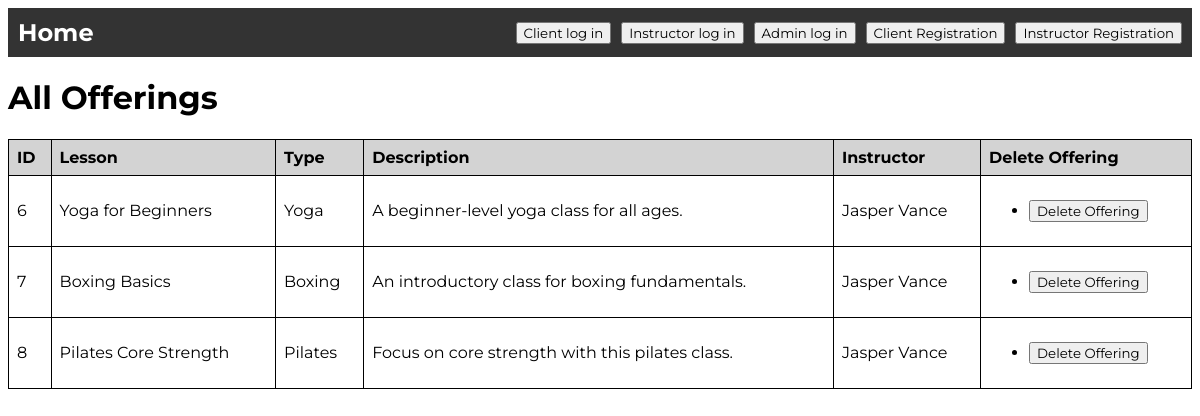
Page /admin_account on the committed database.
### models/models.py (models this page shows, shortened)
class Offering(db.Model):
    __tablename__ = 'offerings'
    offering_id = db.Column(db.Integer, primary_key=True, autoincrement=True)
    lesson_id = db.Column(
        db.Integer,
        db.ForeignKey('lessons.lesson_id', name='fk_lesson_id'),
        nullable=False
    )
    instructor_id = db.Column(
        db.Integer,
        db.ForeignKey('instructors.instructor_id', name='fk_instructor_id'),
        nullable=False
    )
    shedule_id = db.Column(
        db.Integer,
        db.ForeignKey('schedules.schedule_id', name='fk_schedule_id'),
        nullable=True
    )
    instructor = db.relationship('Instructor', backref=db.backref('offerings', lazy=True))
    schedule = db.relationship('Schedule', backref=db.backref('offerings', lazy=True))

class Lesson(db.Model):
    __tablename__ = 'lessons'
    lesson_id = db.Column(db.Integer, primary_key=True, autoincrement=True)
    name = db.Column(db.String(100), nullable=False, unique=True)
    lesson_type = db.Column(db.String(50), nullable=False)
    description = db.Column(db.String(255), nullable=False)
    capacity = db.Column(db.Integer, nullable=False)
    offerings = db.relationship('Offering', backref='lesson', lazy=True)
    lesson_time_slots = db.relationship('TimeSlot', back_populates='lesson', lazy=True)
    is_available = db.Column(db.Boolean, default=True)
    location_id = db.Column(db.Integer, db.ForeignKey('locations.location_id', name='fk_location_id'), nullable=True)
    location = db.relationship('Location', backref=db.backref('lessons', lazy=True))

class Instructor(db.Model):
    __tablename__ = 'instructors'
    instructor_id = db.Column(db.Integer, primary_key=True, autoincrement=True)
    name = db.Column(db.Text, nullable=False)
    age = db.Column(db.Integer, nullable=False)
    username = db.Column(db.String(128), unique=True, nullable=False)
    specialization = db.Column(db.String(128))
    phone = db.Column(db.String(128), nullable=False)
    password_hash = db.Column(db.String(128), nullable=False)

### main.py (the view)
@app.route('/admin_account')
def admin_account():
    offered_classes = Offering.query.options(joinedload(Offering.instructor)).all()
    return render_template('admin_account.html', offered_classes=offered_classes)

### templates/admin_account.html (shortened to what this page needs)
{% include 'header.html' %}
    <h1>All Offerings
    </h1>
    <table>
        <thead>
            <tr>
                <th>ID</th>
                <th>Lesson</th>
                <th>Type</th>
                <th>Description</th>
                <th>Instructor</th>
                <th>Delete Offering</th>
            </tr>
        </thead>
        <tbody>
            {% for offering in offered_classes %}
            <tr>
                <td>{{ offering.offering_id }}</td>
                <td>{{ offering.lesson.name }}</td>
                <td>{{ offering.lesson.lesson_type }}</td>
                <td>{{ offering.lesson.description }}</td>
                <td>{{ offering.instructor.name }}</td>
                <td>
                    <ul>
                            <li>
                                <form action="{{ url_for('delete_offering') }}" method="post" style="display:inline;">
                                    <button type="submit">Delete Offering</button>
                                </form>
                            </li>
                    </ul>
                </td>
            </tr>
            {% endfor %}
        </tbody>
    </table>
    </body>
</html>

### static/style.css (style rules this page uses)
* { font-family: "Montserrat", sans-serif; }
li, a, button { font-family: "Montserrat", sans-serif; }
li { margin-top: 10px; margin-bottom: 10px; }
table { width: 100%; border-collapse: collapse; }
th, td { border: 1px solid black; padding: 8px; text-align: left; }
th { background-color:lightgray; }

### rows in the picture
Offering: offering_id "6", lesson.name "Yoga for Beginners", lesson.lesson_type "Yoga", lesson.description "A beginner-level yoga class for all ages.", instructor.name "Jasper Vance"
Offering: offering_id "7", lesson.name "Boxing Basics", lesson.lesson_type "Boxing", lesson.description "An introductory class for boxing fundamentals.", instructor.name "Jasper Vance"
Offering: offering_id "8", lesson.name "Pilates Core Strength", lesson.lesson_type "Pilates", lesson.description "Focus on core strength with this pilates class.", instructor.name "Jasper Vance"
